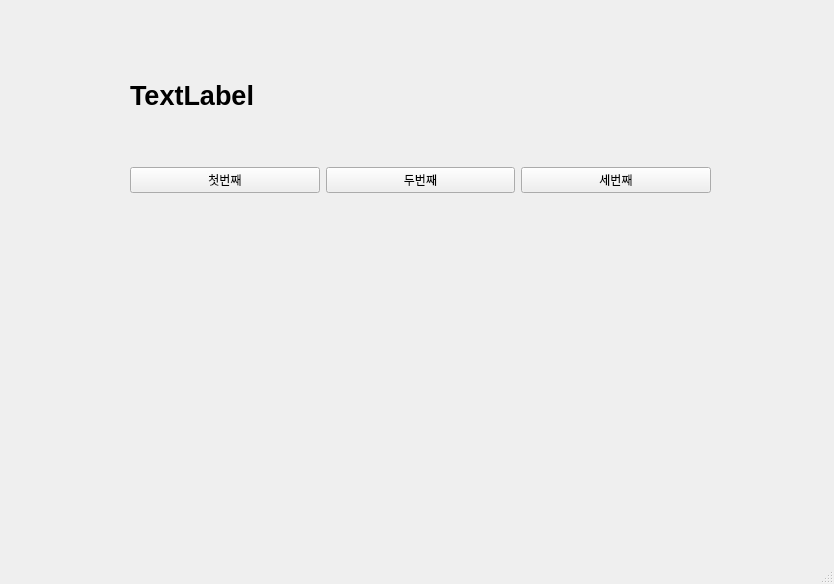
<?xml version="1.0" encoding="UTF-8"?>
<ui version="4.0">
 <class>MainWindow</class>
 <widget class="QMainWindow" name="MainWindow">
  <property name="geometry">
   <rect>
    <x>0</x>
    <y>0</y>
    <width>834</width>
    <height>584</height>
   </rect>
  </property>
  <property name="windowTitle">
   <string>MainWindow</string>
  </property>
  <widget class="QWidget" name="centralwidget">
   <widget class="QWidget" name="horizontalLayoutWidget">
    <property name="geometry">
     <rect>
      <x>130</x>
      <y>130</y>
      <width>581</width>
      <height>101</height>
     </rect>
    </property>
    <layout class="QHBoxLayout" name="horizontalLayout">
     <item>
      <widget class="QPushButton" name="pushButton_3">
       <property name="text">
        <string>첫번째</string>
       </property>
      </widget>
     </item>
     <item>
      <widget class="QPushButton" name="pushButton_2">
       <property name="text">
        <string>두번째</string>
       </property>
      </widget>
     </item>
     <item>
      <widget class="QPushButton" name="pushButton">
       <property name="text">
        <string>세번째</string>
       </property>
      </widget>
     </item>
    </layout>
   </widget>
   <widget class="QLabel" name="label">
    <property name="geometry">
     <rect>
      <x>130</x>
      <y>70</y>
      <width>571</width>
      <height>51</height>
     </rect>
    </property>
    <property name="font">
     <font>
      <pointsize>20</pointsize>
      <bold>true</bold>
     </font>
    </property>
    <property name="text">
     <string>TextLabel</string>
    </property>
   </widget>
  </widget>
  <widget class="QMenuBar" name="menubar">
   <property name="geometry">
    <rect>
     <x>0</x>
     <y>0</y>
     <width>834</width>
     <height>33</height>
    </rect>
   </property>
  </widget>
  <widget class="QStatusBar" name="statusbar"/>
 </widget>
 <resources/>
 <connections>
  <connection>
   <sender>pushButton_3</sender>
   <signal>clicked()</signal>
   <receiver>MainWindow</receiver>
   <slot>firstClick()</slot>
   <hints>
    <hint type="sourcelabel">
     <x>221</x>
     <y>218</y>
    </hint>
    <hint type="destinationlabel">
     <x>224</x>
     <y>261</y>
    </hint>
   </hints>
  </connection>
  <connection>
   <sender>pushButton_2</sender>
   <signal>clicked()</signal>
   <receiver>MainWindow</receiver>
   <slot>secondClick()</slot>
   <hints>
    <hint type="sourcelabel">
     <x>414</x>
     <y>214</y>
    </hint>
    <hint type="destinationlabel">
     <x>458</x>
     <y>285</y>
    </hint>
   </hints>
  </connection>
  <connection>
   <sender>pushButton</sender>
   <signal>clicked()</signal>
   <receiver>MainWindow</receiver>
   <slot>thirdClick()</slot>
   <hints>
    <hint type="sourcelabel">
     <x>611</x>
     <y>211</y>
    </hint>
    <hint type="destinationlabel">
     <x>669</x>
     <y>284</y>
    </hint>
   </hints>
  </connection>
 </connections>
 <slots>
  <slot>firstClick()</slot>
  <slot>secondClick()</slot>
  <slot>thirdClick()</slot>
 </slots>
</ui>
